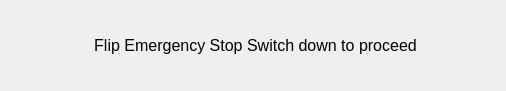
<?xml version="1.0" encoding="UTF-8"?>
<ui version="4.0">
 <class>Dialog</class>
 <widget class="QDialog" name="Dialog">
  <property name="geometry">
   <rect>
    <x>0</x>
    <y>0</y>
    <width>506</width>
    <height>91</height>
   </rect>
  </property>
  <property name="windowTitle">
   <string>Dialog</string>
  </property>
  <widget class="QLabel" name="txt_info">
   <property name="geometry">
    <rect>
     <x>30</x>
     <y>30</y>
     <width>451</width>
     <height>31</height>
    </rect>
   </property>
   <property name="font">
    <font>
     <family>Arial</family>
     <pointsize>12</pointsize>
    </font>
   </property>
   <property name="text">
    <string>Flip Emergency Stop Switch down to proceed</string>
   </property>
   <property name="textFormat">
    <enum>Qt::PlainText</enum>
   </property>
   <property name="alignment">
    <set>Qt::AlignCenter</set>
   </property>
  </widget>
 </widget>
 <resources/>
 <connections/>
</ui>
